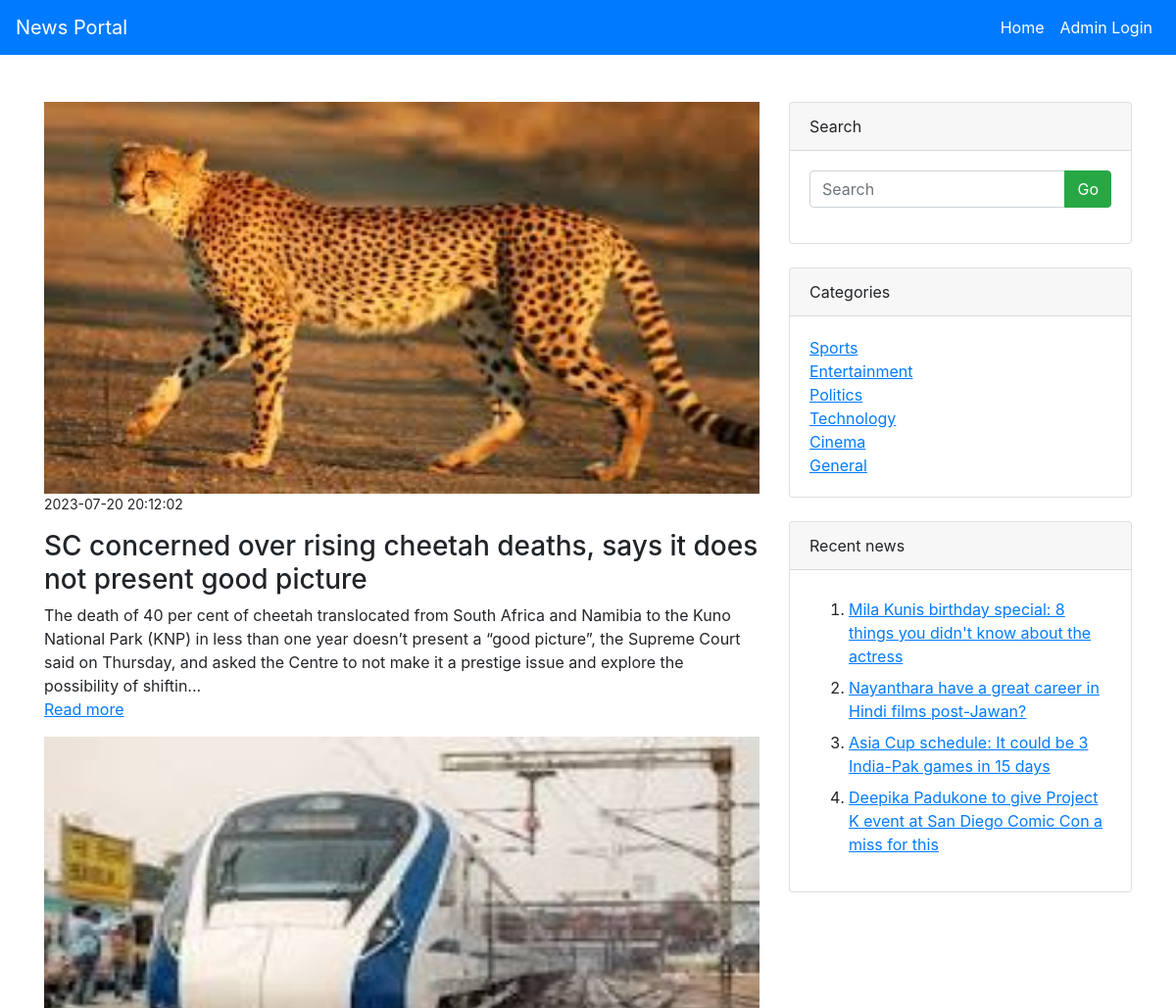
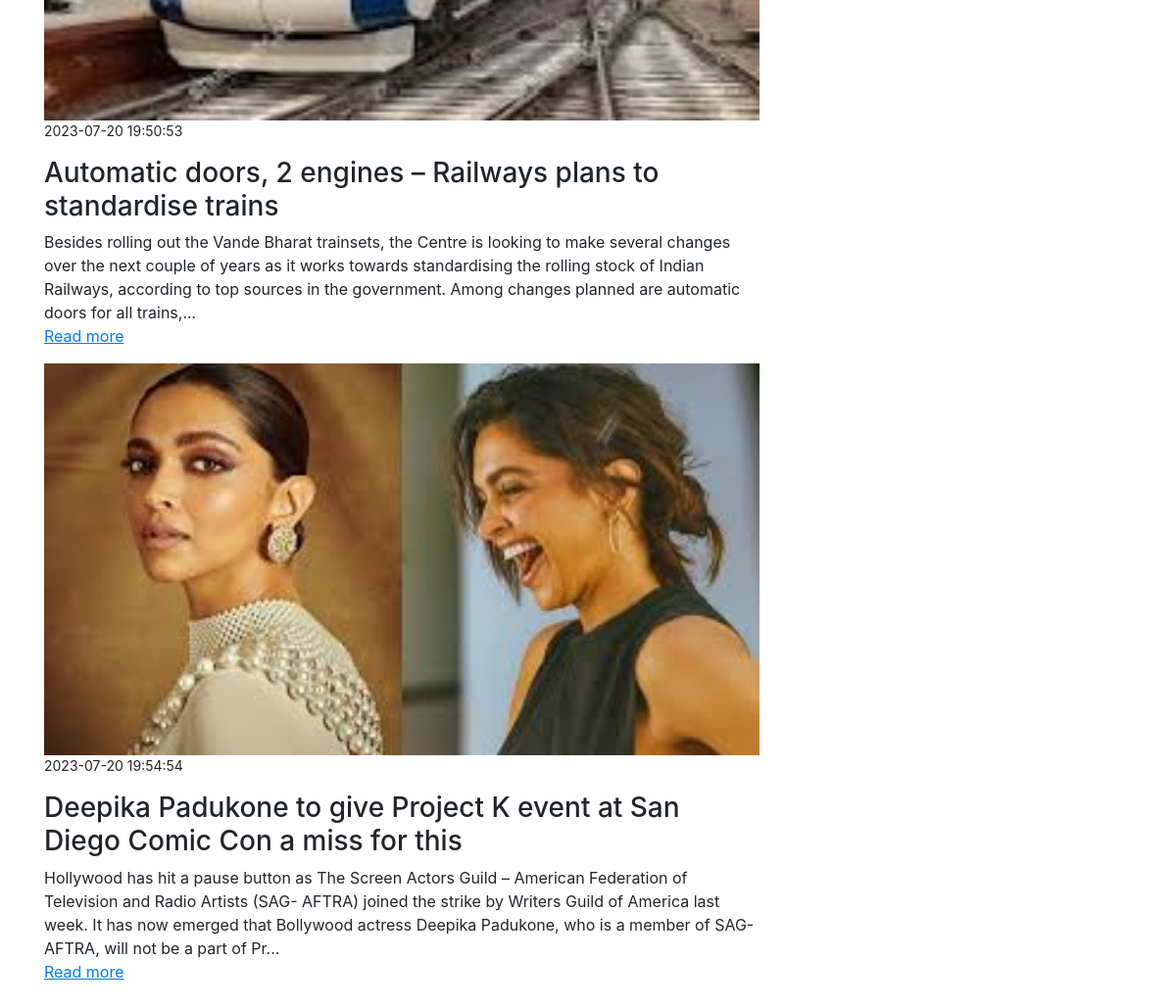
The page / on the database its author committed (2 pictures, top to bottom).
### tables this page shows
CREATE TABLE `category` (
  `cid` int(11) NOT NULL,
  `category_name` varchar(50) NOT NULL,
  `reading_time` timestamp NOT NULL DEFAULT current_timestamp() ON UPDATE current_timestamp()
);

CREATE TABLE `news` (
  `nid` int(11) NOT NULL,
  `title` varchar(80) NOT NULL,
  `category_id` int(11) NOT NULL,
  `sub_category_id` int(11) NOT NULL,
  `myimage` varchar(50) NOT NULL,
  `description` text NOT NULL,
  `nreading_time` timestamp NOT NULL DEFAULT current_timestamp() ON UPDATE current_timestamp()
);

### application/controllers/Home.php (called while the page is built, shortened)
<?php
class Home extends CI_Controller
{
	public function __construct()
	{
		$this->load->model("admin_model");
	}
	public function index()
	{
		$category=$this->admin_model->get_category();
		$news=$this->admin_model->get_all_news();
		$get_three=$this->admin_model->get_all_news();
		$this->load->view('home',array('news'=>$news,'category'=>$category,'get_three'=>$get_three));
	}
}
?>

### index.php (called while the page is built, shortened)
<?php
require_once BASEPATH.'core/CodeIgniter.php';

### application/models/Admin_model.php (called while the page is built, shortened)
<?php
class Admin_model extends CI_Model
{
	public function get_category()
	{
		$query=$this->db->get('category');
		return $query->result();
	}
	public function get_all_news()
	{
		$this->db->select("*");
		$this->db->from("category");
		$this->db->join("subcategory","category.cid=subcategory.category_id");
		$this->db->join("news","subcategory.id=news.sub_category_id");
		$this->db->order_by("nid","desc");
		$query=$this->db->get();
		return $query->result();
	}
}
?>

### application/views/Home.php (the view, shortened to what this page needs)
<!DOCTYPE html>
<html lang="en">
<head>
	<link rel="stylesheet" href="https://cdn.jsdelivr.net/npm/bootstrap@4.6.2/dist/css/bootstrap.min.css">
  <link rel="stylesheet" href="https://cdnjs.cloudflare.com/ajax/libs/font-awesome/6.4.0/css/all.min.css" />
</head>
<body>
<nav class="navbar navbar-expand-md bg-primary navbar-dark">
  <a class="navbar-brand" href="#">News Portal</a>
  <div class="collapse navbar-collapse justify-content-end" id="collapsibleNavbar">
    <ul class="navbar-nav">
      <li class="nav-item">
        <a class="nav-link text-white" href="<?=base_url('home')?>">Home</a>
      </li>
      <li class="nav-item">
        <a class="nav-link text-white" href="<?=base_url('admin')?>">Admin Login</a>
      </li>
    </ul>
  </div>
</nav>
<div class="container">
<div class="row my-5">
<div class="col-md-8" id="search_news">
<?php
$i=1;
$news=array_reverse($news);
foreach($news as $news)
{
	if($i==4)
	{
		break;
	}
	?>
	<img src="<?=base_url('uploads/'.$news->myimage)?>" class="img-fluid" style="width:100%;height:400px;">
	<p class="small"><?=$news->nreading_time?></p>
	<h3><?=$news->title?></h3>
	<p><?php echo substr($news->description,0,300)."..."; ?><br>
	<a href="<?=base_url('home/select_news/'.$news->nid)?>"><u>Read more</u></a></p>
	<?php
	$i++;
}
?>
</div>
<div class="col-md-4">
<form method="post" action="<?=base_url('home/search/')?>">
<div class="card">
	<div class="card-header">Search</div>
	<div class="card-body">
<div class="input-group mb-3">
  <input type="text" class="form-control" placeholder="Search" name="search">
  <div class="input-group-append">
    <button class="btn btn-success" name="new" type="submit">Go</button>
  </div>
</div>
</div>
</div>
</form>
<div class="card my-4">
	<div class="card-header">Categories</div>
	<div class="card-body">
<?php
foreach($category as $c)
{
	?>
	<a href="<?=base_url('home/select_cat?cid='.$c->cid)?>"><u><?=$c->category_name?></u></a><br>
	<?php
}
?>
</div>
</div>
<div class="card">
<div class="card-header">Recent news</div>
<div class="card-body">
<ol>
<?php
$i=1;
foreach($get_three as $three)
{
	if($i==5)
	{
		break;
	}
	?>
	<li class="my-2"><a href="<?=base_url('home/select_news/'.$three->nid)?>"><u><?=$three->title?></u></a></li>
	<?php
	$i++;
}
?>
</ol>
</div>
</div>
</div>
</div>
</div>
</body>
</html>

### rows shown on the page
category: news.myimage (picture), news.nreading_time "2023-07-20 20:12:02", news.title "SC concerned over rising cheetah deaths, says it does not present good picture", news.description "The death of 40 per cent of cheetah translocated from South Africa and Namibia to the Kuno National Park (KNP) in less than one year doesn’t present a “good picture”, the Supreme Court said on Thursday, and asked the Centre to not make it a prestige issue and explore the possibility of shiftin", category_name "General"
category: news.myimage (picture), news.nreading_time "2023-07-20 19:50:53", news.title "Automatic doors, 2 engines – Railways plans to standardise trains", news.description "Besides rolling out the Vande Bharat trainsets, the Centre is looking to make several changes over the next couple of years as it works towards standardising the rolling stock of Indian Railways, according to top sources in the government. Among changes planned are automatic doors for all trains,", category_name "Technology"
category: news.myimage (picture), news.nreading_time "2023-07-20 19:54:54", news.title "Deepika Padukone to give Project K event at San Diego Comic Con a miss for this", news.description "Hollywood has hit a pause button as The Screen Actors Guild – American Federation of Television and Radio Artists (SAG- AFTRA) joined the strike by Writers Guild of America last week. It has now emerged that Bollywood actress Deepika Padukone, who is a member of SAG-AFTRA, will not be a part of Pr", category_name "Entertainment", news.title "Mila Kunis birthday special: 8 things you didn't know about the actress", news.title "Nayanthara have a great career in Hindi films post-Jawan?"
category: category_name "Sports", news.title "Asia Cup schedule: It could be 3 India-Pak games in 15 days"
category: category_name "Politics"
category: category_name "Cinema"
